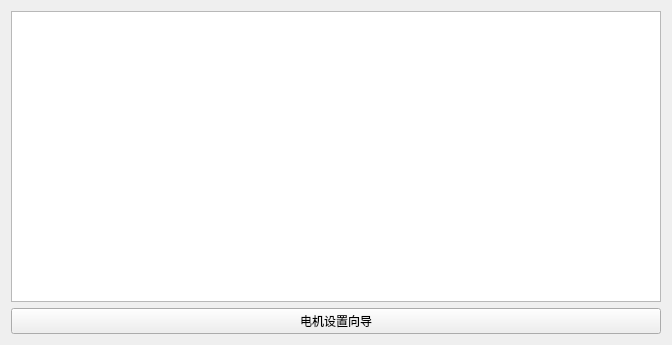
<?xml version="1.0" encoding="UTF-8"?>
<ui version="4.0">
 <class>PageMotorSettings</class>
 <widget class="QWidget" name="PageMotorSettings">
  <property name="geometry">
   <rect>
    <x>0</x>
    <y>0</y>
    <width>672</width>
    <height>345</height>
   </rect>
  </property>
  <property name="windowTitle">
   <string>Form</string>
  </property>
  <layout class="QVBoxLayout" name="verticalLayout">
   <item>
    <widget class="VTextBrowser" name="textEdit"/>
   </item>
   <item>
    <widget class="QPushButton" name="motorSetupWizardButton">
     <property name="text">
      <string>电机设置向导</string>
     </property>
     <property name="icon">
      <iconset resource="../res.qrc">
       <normaloff>:/res/icons/Wizard-96.png</normaloff>:/res/icons/Wizard-96.png</iconset>
     </property>
    </widget>
   </item>
  </layout>
 </widget>
 <customwidgets>
  <customwidget>
   <class>VTextBrowser</class>
   <extends>QTextEdit</extends>
   <header>widgets/vtextbrowser.h</header>
  </customwidget>
 </customwidgets>
 <resources>
  <include location="../res.qrc"/>
 </resources>
 <connections/>
</ui>
